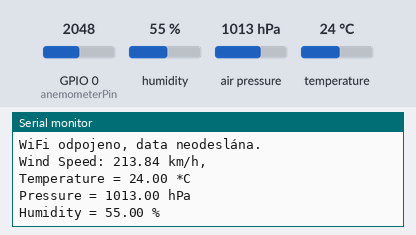
Bench run of a sketch on a simulated ESP32. Shown: the last lines printed to the serial monitor. Inputs (shaded band) come from the test bench; at power-on: humidity 55 %, GPIO 0 (anemometerPin) = 2048, air pressure 1013 hPa, temperature 24 °C. WiFi joins after 1.5 s; servers stay silent unless stated; uploads are accepted with an empty reply.

Above: at 1.8 s.
1.9 s: humidity set to 22 %
At 3.2 s:
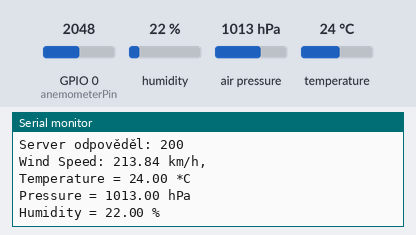
4.9 s: GPIO 0 (anemometerPin) set to 122
6.4 s: air pressure set to 952 hPa
At 7.7 s:
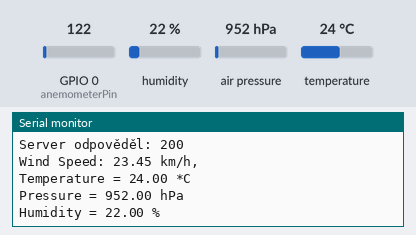
7.9 s: temperature set to 12 °C
At 9.1 s:
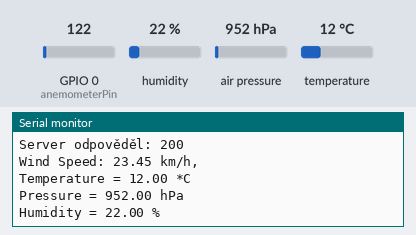
9.4 s: GPIO 0 (anemometerPin) set to 19
Timing chart, 0 to 11.9 s (numbered marks = the images above; inputs shaded):
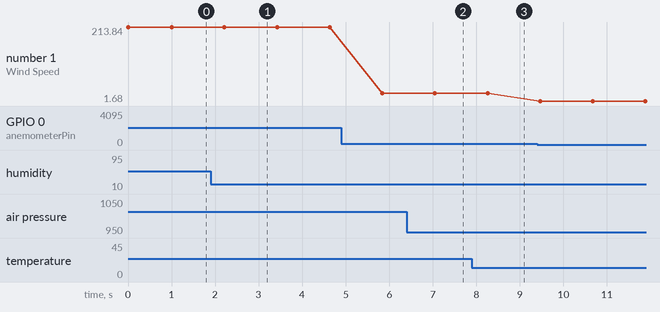

The sketch:

rocnikovka_venek_v2.ino
```cpp
#include <Wire.h>
// BME280
#include <Adafruit_Sensor.h>
#include <Adafruit_BME280.h>

#include <WiFi.h>
#include <HTTPClient.h>
#include <WiFiProv.h>

Adafruit_BME280 bme;

// anemometer
const int anemometerPin = 0;     // analog pin 0 (A0)
const float minVoltage = 0.054;  // Voltage corresponding to 0 m/s
const float maxVoltage = 5;      // Voltage corresponding to 32.4 m/s (max speed)
const float maxWindSpeed = 59.4; // Maximum wind speed in m/s
const float windSpeed_kmh = 0;
// Conversion factors
const char *pop = "abcd1234";          // Proof of possession - otherwise called a PIN - string provided by the device, entered by the user in the phone app
const char *service_name = "PROV_123"; // Name of your device (the Es
const float mps_to_kmh = 3.6; // 1 m/s = 3.6 km/h

const String apiUrl = "https://api.mstanice.cz/sensor/data";

// Wi-Fi připojenípressif apps expects by default device name starting with "Prov_")
const char *service_key = NULL;        // Password used for SofAP method (NULL = no password needed)
bool reset_provisioned = true;         // When true the library will automatically delete previously provisioned data.

int sensor_id = 2;

// WARNING: SysProvEvent is called from a separate FreeRTOS task (thread)!
void SysProvEvent(arduino_event_t *sys_event)
{
  switch (sys_event->event_id)
  {
  case ARDUINO_EVENT_WIFI_STA_GOT_IP:
    Serial.print("\nConnected IP address : ");
    Serial.println(IPAddress(sys_event->event_info.got_ip.ip_info.ip.addr));
    break;
  case ARDUINO_EVENT_WIFI_STA_DISCONNECTED:
    Serial.println("\nDisconnected. Connecting to the AP again... ");
    break;
  case ARDUINO_EVENT_PROV_START:
    Serial.println("\nProvisioning started\nGive Credentials of your access point using smartphone app");
    break;
  case ARDUINO_EVENT_PROV_CRED_RECV:
  {
    Serial.println("\nReceived Wi-Fi credentials");
    Serial.print("\tSSID : ");
    Serial.println((const char *)sys_event->event_info.prov_cred_recv.ssid);
    Serial.print("\tPassword : ");
    Serial.println((char const *)sys_event->event_info.prov_cred_recv.password);
    break;
  }
  case ARDUINO_EVENT_PROV_CRED_FAIL:
  {
    Serial.println("\nProvisioning failed!\nPlease reset to factory and retry provisioning\n");
    if (sys_event->event_info.prov_fail_reason == WIFI_PROV_STA_AUTH_ERROR)
    {
      Serial.println("\nWi-Fi AP password incorrect");
    }
    else
    {
      Serial.println("\nWi-Fi AP not found....Add API \" nvs_flash_erase() \" before beginProvision()");
    }
    break;
  }
  case ARDUINO_EVENT_PROV_CRED_SUCCESS:
    Serial.println("\nProvisioning Successful");
    break;
  case ARDUINO_EVENT_PROV_END:
    Serial.println("\nProvisioning Ends");
    break;
  default:
    break;
  }
}

void setup()
{
  Serial.begin(115200);
  bme.begin(0x77);

  WiFi.onEvent(SysProvEvent);
  // Připojení k WiFi
  Serial.println("Begin Provisioning using BLE");
  // Sample uuid that user can pass during provisioning using BLE
  uint8_t uuid[16] = {0xb4, 0xdf, 0x5a, 0x1c, 0x3f, 0x6b, 0xf4, 0xbf,
                      0xea, 0x4a, 0x82, 0x03, 0x04, 0x90, 0x1a, 0x02};
  WiFiProv.beginProvision(
      WIFI_PROV_SCHEME_BLE, WIFI_PROV_SCHEME_HANDLER_FREE_BLE, WIFI_PROV_SECURITY_1, pop, service_name, service_key, uuid, reset_provisioned);
  log_d("ble qr");
  WiFiProv.printQR(service_name, pop, "ble");
}

void loop()
{

  // wind speed
  int adcValue = analogRead(anemometerPin);

  float voltage = (adcValue / 1023.00) * 5.0;

  if (voltage < minVoltage)
  {
    voltage = minVoltage;
  }
  else if (voltage > maxVoltage)
  {
    voltage = maxVoltage;
  }
  float windSpeed_mps = ((voltage - minVoltage) / (maxVoltage - minVoltage)) * maxWindSpeed;
  float windSpeed_kmh = windSpeed_mps * mps_to_kmh;

  Serial.print("Wind Speed: ");
  Serial.print(windSpeed_kmh);
  Serial.println(" km/h, ");

  // BME280
  printValues();

  delay(1000);
  sendDataToServer();
}
void printValues()
{
  Serial.print("Temperature = ");
  Serial.print(bme.readTemperature());
  Serial.println(" *C");

  Serial.print("Pressure = ");
  Serial.print(bme.readPressure() / 100.0F);
  Serial.println(" hPa");

  Serial.print("Humidity = ");
  Serial.print(bme.readHumidity());
  Serial.println(" %");

  Serial.println();
}
void sendDataToServer()
{
  if (WiFi.status() == WL_CONNECTED)
  {
    HTTPClient http;

    String url = apiUrl +
                 "?sensor_id=" + String(sensor_id) +
                 "&temperature=" + String((double)bme.readTemperature()) +
                 "&pressure=" + String((double)(bme.readPressure() / 100.0F)) +
                 "&humidity=" + String((double)bme.readHumidity()) +
                 "&wind=" + String((double)windSpeed_kmh);

    http.begin(url);
    http.addHeader("accept", "application/json");
    http.addHeader("apikey", "tajny");

    int httpResponseCode = http.POST("");

    if (httpResponseCode > 0)
    {
      Serial.print("Server odpověděl: ");
      Serial.println(httpResponseCode);
      Serial.println(http.getString());
    }
    else
    {
      Serial.print("Chyba HTTP: ");
      Serial.println(httpResponseCode);
    }
    http.end();
  }
  else
  {
    Serial.println("WiFi odpojeno, data neodeslána.");
  }
}
```

Measured:
- after the input at 1.9 s, the serial monitor: prints a new line after 0.32 s (image 1)
- after the input at 6.4 s, the serial monitor: prints a new line after 0.65 s (image 2)
- after the input at 7.9 s, the serial monitor: prints a new line after 0.36 s (image 3)
- plotted number 1: 213.84 → 23.45 after the input at 4.9 s, 23.45 → 1.68 after the input at 9.4 s
